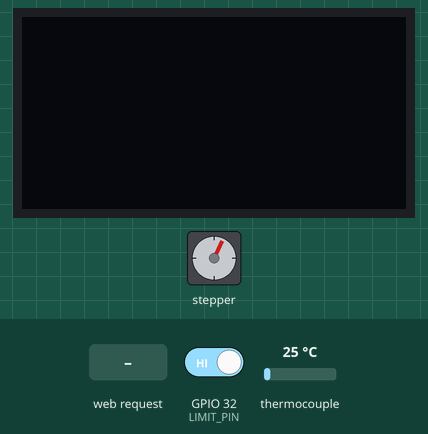
Simulated run of this sketch. Board: ESP32. On the bench: stepper motor, 128×64 one-colour display. Wiring (inferred from the names in the program): stepper motor (2048 steps per turn assumed): coils GPIO 14, GPIO 12, GPIO 13, GPIO 15. Inputs (shaded band) come from the test bench; at power-on: GPIO 32 (LIMIT_PIN) HIGH, thermocouple 25 °C. EEPROM starts erased; what the sketch prints to the serial monitor is not drawn.

Above: at 0.8 s.
0.9 s: GPIO 32 (LIMIT_PIN) driven LOW
At 2.9 s:
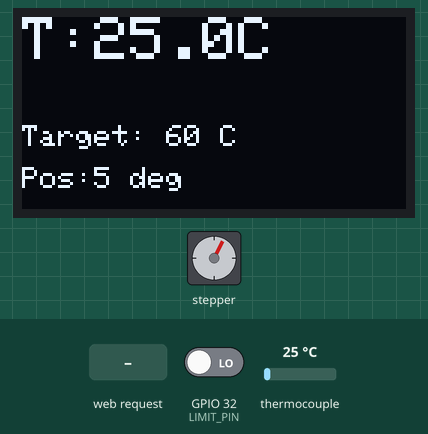
3.2 s: HTTP request GET /set?t=1 received
At 4.2 s:
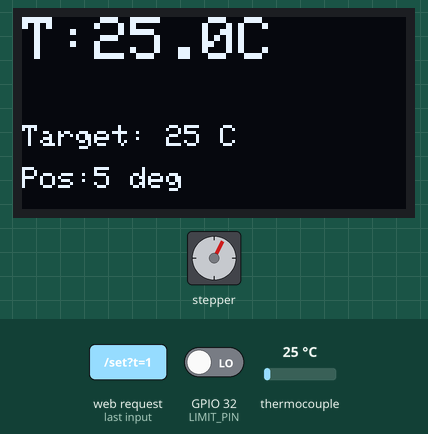
4.7 s: thermocouple set to 6 °C
At 5.7 s:
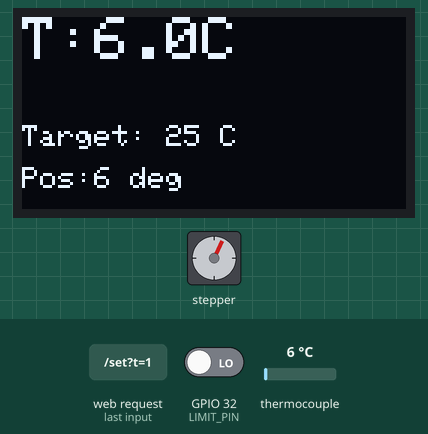
6.5 s: HTTP request GET /set?t=120 received
At 7.9 s:
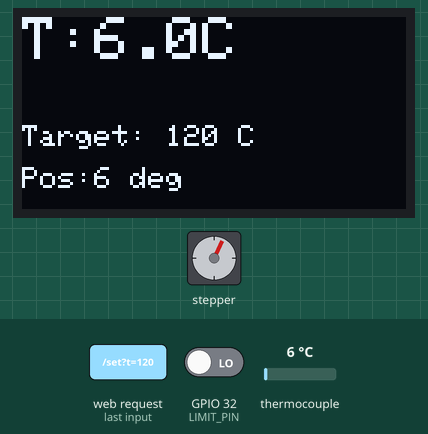
8.2 s: thermocouple set to 150 °C
At 9.2 s:
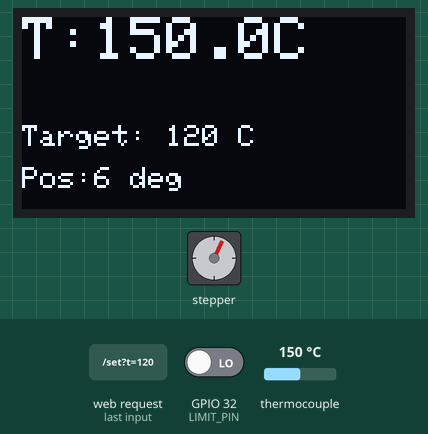
11.2 s: thermocouple set to 75 °C
At 11.6 s:
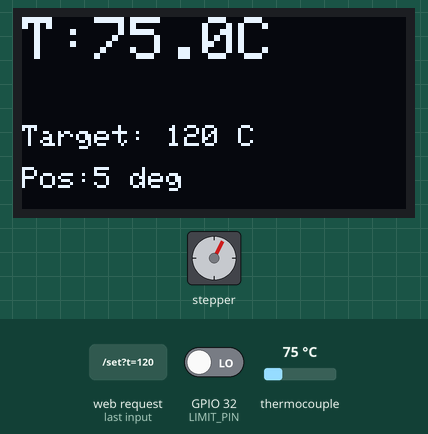
Timing chart, 0 to 13.7 s (numbered marks = the images above; inputs shaded):
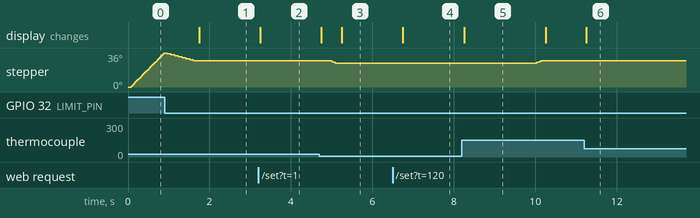

Measured:
- after the input at 0.9 s, the display: changes after 0.85 s (image 1)
- after the input at 3.2 s, the display: changes after 0.05 s (image 2)
- after the input at 6.5 s, the display: changes after 0.25 s (image 4)
- after the input at 8.2 s, the display: changes after 0.05 s (image 5)
- after the input at 11.2 s, the display: changes after 0.05 s (image 6)

The sketch:

tempControl.ino
```cpp
/* Combined sketch:
   - ESP32 AP + web UI (set target temp 25..200)
   - MAX6675 thermocouple (read every 250 ms)
   - 28BYJ-48 + ULN2003 stepper (8-step half-step, high torque)
   - Reversed homing (home = 270°), limit switch on LIMIT_PIN (active LOW)
   - OLED (SSD1306) display
   - Saves targetTemp to Preferences (nonvolatile)
*/

// libs
#include <Arduino.h>
#include <WiFi.h>
#include <WebServer.h>
#include <Wire.h>
#include <Adafruit_GFX.h>
#include <Adafruit_SSD1306.h>
#include <max6675.h>
#include <Preferences.h>

// ---------- hardware config ----------
#define LIMIT_PIN 32   // limit switch (wired to GND when pressed)
bool homed = false;

// OLED
#define SCREEN_WIDTH 128
#define SCREEN_HEIGHT 64
Adafruit_SSD1306 display(SCREEN_WIDTH, SCREEN_HEIGHT, &Wire, -1);

// Stepper pins (ULN2003 board inputs)
const int IN1 = 14;
const int IN2 = 12;
const int IN3 = 13;
const int IN4 = 15;

// 8-step half-step sequence (best torque + resolution)
const int STEP_COUNT = 8;
const int stepSeq[STEP_COUNT][4] = {
  {1,0,0,0},
  {1,1,0,0},
  {0,1,0,0},
  {0,1,1,0},
  {0,0,1,0},
  {0,0,1,1},
  {0,0,0,1},
  {1,0,0,1}
};

// resolution / speed tuning (you asked for highest torque)
// If you added a 3:1 belt reduction between motor and knob:
const float BELT_RATIO = 3.0;

// Updated resolution & timing so knob angular speed is unchanged
int stepsPerDegree = int(11 * BELT_RATIO);   // 11*3 = 33 steps per knob degree
int delayTimeMs = max(1, int(12.0 / BELT_RATIO)); // 12/3 = 4 ms (use max to avoid 0)

// position tracking (reversed mounting: home = 270°, CW reduces angle)
int currentPositionDeg = 0;    // set at homing
const int maxRotationDeg = 270;

// keep a current step index in the 8-step sequence so we leave coils energized
int currentStepIndex = 0;

// MAX6675 pins
const int thermoSO  = 19;
const int thermoCS  = 5;
const int thermoSCK = 18;
MAX6675 thermocouple(thermoSCK, thermoCS, thermoSO);

// Wifi AP
const char* ap_ssid = "ESP32-TEMP-CONTROL";
const char* ap_pass = "12345678";
WebServer server(80);

// Preferences (nonvolatile storage)
Preferences prefs;
const char *PREF_NAMESPACE = "tempctl";
const char *PREF_TARGET = "targetTemp";

// target temperature
int targetTemp = 60;  // default if not stored

// timing globals
unsigned long lastTempRead = 0;
unsigned long lastMove = 0;
unsigned long lastOledUpdate = 0;
double tempC = 0.0;

// HTML UI (modern single-string UI)
// String htmlPage() {
//   String p =
//     "<!DOCTYPE html><html><head>"
//     "<meta name='viewport' content='width=device-width, initial-scale=1.0'>"
//     "<style>"
//     "body{font-family:Arial, sans-serif;background:#f2f2f7;margin:0;padding:20px;text-align:center}"
//     ".card{background:#fff;padding:20px;border-radius:12px;max-width:360px;margin:auto;box-shadow:0 6px 18px rgba(0,0,0,0.12)}"
//     "h2{margin:0 0 8px;color:#222} p{color:#555}"
//     "input[type=number]{width:70%;padding:10px;border-radius:8px;border:1px solid #ccc;font-size:18px;text-align:center}"
//     "button{margin-left:8px;padding:10px 14px;border-radius:8px;border:none;background:#007AFF;color:white;font-size:16px;cursor:pointer}"
//     ".info{margin-top:12px;color:#333;font-size:16px}"
//     "</style></head><body>"
//     "<div class='card'><h2>Temperature Control</h2><p>Enter target temperature (25 - 200 °C)</p>"
//     "<form action='/set'><input type='number' name='t' min='25' max='200' value='" + String(targetTemp) + "'>"
//     "<button type='submit'>Save</button></form>"
//     "<div class='info'>Current Target: <strong>" + String(targetTemp) + " °C</strong></div>"
//     "</div></body></html>";
//   return p;
// }

String htmlPage() {
  String p =
    "<!DOCTYPE html><html><head>"
    "<meta name='viewport' content='width=device-width, initial-scale=1.0'>"
    "<style>"
    "body{"
      "font-family:-apple-system,BlinkMacSystemFont,'Segoe UI',Roboto,Helvetica,Arial,sans-serif;"
      "background:#eef1f5;"
      "margin:0;padding:24px;"
      "display:flex;justify-content:center;align-items:center;"
      "min-height:100vh;"
    "}"
    ".card{"
      "background:#ffffff;"
      "padding:28px;"
      "border-radius:20px;"
      "max-width:420px;width:100%;"
      "box-shadow:0 12px 32px rgba(0,0,0,0.12);"
      "text-align:center;"
      "animation:fadeIn 0.4s ease;"
    "}"
    "@keyframes fadeIn{from{opacity:0;transform:translateY(12px);}to{opacity:1;transform:none;}}"

    "h2{margin:0 0 14px;color:#111827;font-size:24px;font-weight:700;}"
    "p{margin:0 0 20px;color:#6b7280;font-size:15px;}"

    ".divider{"
      "width:100%;height:1px;background:#e5e7eb;margin:20px 0;"
    "}"

    "input[type=number]{"
      "width:100%;padding:14px;border-radius:12px;"
      "border:1px solid #d1d5db;"
      "background:#f9fafb;"
      "font-size:20px;font-weight:500;text-align:center;"
      "transition:all 0.3s;"
    "}"
    "input[type=number]:focus{"
      "outline:none;"
      "border-color:#6366f1;"
      "box-shadow:0 0 0 3px rgba(99,102,241,0.25);"
      "background:#ffffff;"
    "}"

    "button{"
      "margin-top:22px;width:100%;padding:14px;border-radius:12px;border:none;"
      "background:linear-gradient(135deg,#4f46e5,#3b82f6);"
      "color:white;font-size:18px;font-weight:600;"
      "cursor:pointer;"
      "transition:transform 0.15s,box-shadow 0.15s;"
      "box-shadow:0 4px 14px rgba(63,131,248,0.35);"
    "}"
    "button:hover{transform:translateY(-2px);box-shadow:0 6px 18px rgba(63,131,248,0.4);}"
    "button:active{transform:scale(0.98);}"

    ".info{margin-top:24px;color:#374151;font-size:17px;font-weight:500;}"
    "</style></head><body>"

    "<div class='card'>"
      "<h2>Temperature Control</h2>"
      "<p>Set your target temperature</p>"

      "<form action='/set'>"
        "<input type='number' name='t' min='25' max='200' value='" + String(targetTemp) + "'>"
        "<button type='submit'>Save</button>"
      "</form>"

      "<div class='divider'></div>"

      "<div class='info'>Current Target:<br><strong>" + String(targetTemp) + " </strong></div>"
    "</div>"

    "</body></html>";

  return p;
}


// ----- utility: write one step (energize coils) -----
void writeStep(int idx) {
  digitalWrite(IN1, stepSeq[idx][0]);
  digitalWrite(IN2, stepSeq[idx][1]);
  digitalWrite(IN3, stepSeq[idx][2]);
  digitalWrite(IN4, stepSeq[idx][3]);
}

// ----- rotate one degree (reversed logic) -----
// Reversed mounting: CW decreases angle; CCW increases angle
void rotateCW_1deg() {
  if (!homed) return;
  if (currentPositionDeg - 1 < 0) {
    Serial.println("CW BLOCKED — Min 0°");
    return;
  }
  for (int s = 0; s < stepsPerDegree; s++) {
    currentStepIndex = (currentStepIndex + 1) % STEP_COUNT; // physical CW
    writeStep(currentStepIndex);
    delay(delayTimeMs);
  }
  currentPositionDeg--;   // CW reduces angle
  // coils remain energized for holding torque
}

void rotateCCW_1deg() {
  if (!homed) return;
  if (currentPositionDeg + 1 > maxRotationDeg) {
    Serial.println("CCW BLOCKED — Max 270°");
    return;
  }
  for (int s = 0; s < stepsPerDegree; s++) {
    currentStepIndex = (currentStepIndex - 1);
    if (currentStepIndex < 0) currentStepIndex += STEP_COUNT;
    writeStep(currentStepIndex); // physical CCW
    delay(delayTimeMs);
  }
  currentPositionDeg++;  // CCW increases angle
}

int homingDelayMs = max(1, int(8.0 / BELT_RATIO)); // becomes 2 or 3 ms for beltRatio=3
// then use delay(homingDelayMs) instead of delay(8)


// ----- homing (reversed): move CW until switch pressed, set pos = 270 -----
void homeStepper() {
  Serial.println("Homing (reversed)...");
  pinMode(LIMIT_PIN, INPUT_PULLUP);

  // gently step CW until switch closes (active LOW)
  while (digitalRead(LIMIT_PIN) == HIGH) {
    currentStepIndex = (currentStepIndex + 1) % STEP_COUNT; // CW
    writeStep(currentStepIndex);
    delay(homingDelayMs); // adjusted for belt ratio
  }

  Serial.println("Limit reached. Setting position = 270°");
  currentPositionDeg = 2;
  homed = true;

  // move slightly CCW away from switch to release it (3 degrees)
  for (int d = 0; d < 3; d++) {
    for (int s = 0; s < stepsPerDegree; s++) {
      currentStepIndex = (currentStepIndex - 1);
      if (currentStepIndex < 0) currentStepIndex += STEP_COUNT;
      writeStep(currentStepIndex);
      delay(8);
    }
    currentPositionDeg++;
  }

  Serial.println("Homing complete.");
}

// ----- web handlers -----
void handleRoot() { server.send(200, "text/html", htmlPage()); }
void handleSet() {
  if (server.hasArg("t")) {
    int v = server.arg("t").toInt();
    if (v < 25) v = 25; if (v > 200) v = 200;
    targetTemp = v;
    // save to preferences
    prefs.putInt(PREF_TARGET, targetTemp);
    Serial.printf("New target saved: %d\n", targetTemp);
  }
  server.send(200, "text/html", htmlPage());
}

// ----- OLED display -----
void oledShow(double t) {
  display.clearDisplay();
  display.setTextColor(SSD1306_WHITE);

  display.setTextSize(2);
  display.setCursor(0,0);
  display.print("T:");
  display.print(t,1);
  display.println("C");

  display.setTextSize(1);
  display.setCursor(0,36);
  display.print("Target: ");
  display.print(targetTemp);
  display.print(" C");

  display.setCursor(0,50);
  display.print("Pos:");
  display.print(currentPositionDeg);
  display.print(" deg");

  display.display();
}

void setup() {
  Serial.begin(115200);

  // pins
  pinMode(IN1, OUTPUT);
  pinMode(IN2, OUTPUT);
  pinMode(IN3, OUTPUT);
  pinMode(IN4, OUTPUT);
  // set motors off initially (but safe to leave last step later)
  writeStep(0);

  // OLED
  Wire.begin(21, 22);
  display.begin(SSD1306_SWITCHCAPVCC, 0x3C);
  display.clearDisplay();
  display.display();

  // Preferences - load saved target if exists
  prefs.begin(PREF_NAMESPACE, false);
  if (prefs.isKey(PREF_TARGET)) {
    targetTemp = prefs.getInt(PREF_TARGET, targetTemp);
    Serial.printf("Loaded saved target: %d\n", targetTemp);
  } else {
    prefs.putInt(PREF_TARGET, targetTemp);
  }

  // Wifi AP
  WiFi.softAP(ap_ssid, ap_pass);
  server.on("/", handleRoot);
  server.on("/set", handleSet);
  server.begin();

  // thermocouple is constructed earlier

  // Home the system (reversed homing)
  homeStepper();

  // initial OLED
  oledShow(0.0);

  // give user reminder
  Serial.println("Setup complete. Use good 5V supply (2-3A) and add 470-1000uF cap at motor supply.");
}

void loop() {
  server.handleClient();

  unsigned long now = millis();

  // Read temp every 250ms (MAX6675 ~220 ms conversion)
  if (now - lastTempRead >= 250) {
    lastTempRead = now;
    tempC = thermocouple.readCelsius();
    // update OLED every 500ms to reduce flicker
    if (now - lastOledUpdate >= 500) {
      lastOledUpdate = now;
      oledShow(tempC);
    }
  }

  // Movement decision every 5 seconds (slow, high torque)
  if (now - lastMove >= 5000) {
    lastMove = now;

    if (!homed) {
      Serial.println("Not homed - skipping movement");
    } else {
if (tempC < targetTemp - 0.1) {
  // Temperature too low -> need MORE heat -> turn knob UP
  rotateCCW_1deg();  // THIS is the correct "increase temp" direction
  Serial.printf("Increase temp: CCW -> pos %d\n", currentPositionDeg);
}
else if (tempC > targetTemp + 0.1) {
  // Temperature too high -> need LESS heat -> turn knob DOWN
  rotateCW_1deg();   // THIS is the correct "decrease temp" direction
  Serial.printf("Decrease temp: CW -> pos %d\n", currentPositionDeg);
}


      // if (tempC < targetTemp - 0.1) {         // tiny hysteresis to avoid jitter
      //   // temp too low -> increase angle (reversed: CCW increases)
      //   rotateCCW_1deg();
      //   Serial.printf("Moved CCW -> pos: %d\n", currentPositionDeg);
      // } else if (tempC > targetTemp + 0.1) {
      //   // temp too high -> decrease angle (reversed: CW decreases)
      //   rotateCW_1deg();
      //   Serial.printf("Moved CW -> pos: %d\n", currentPositionDeg);
      else {
        // within hysteresis window, hold current position (coils energized)
        Serial.printf("Holding. Temp %.2f within target %.1f\n", tempC, (double)targetTemp);
      }
    }
  }
}
```
